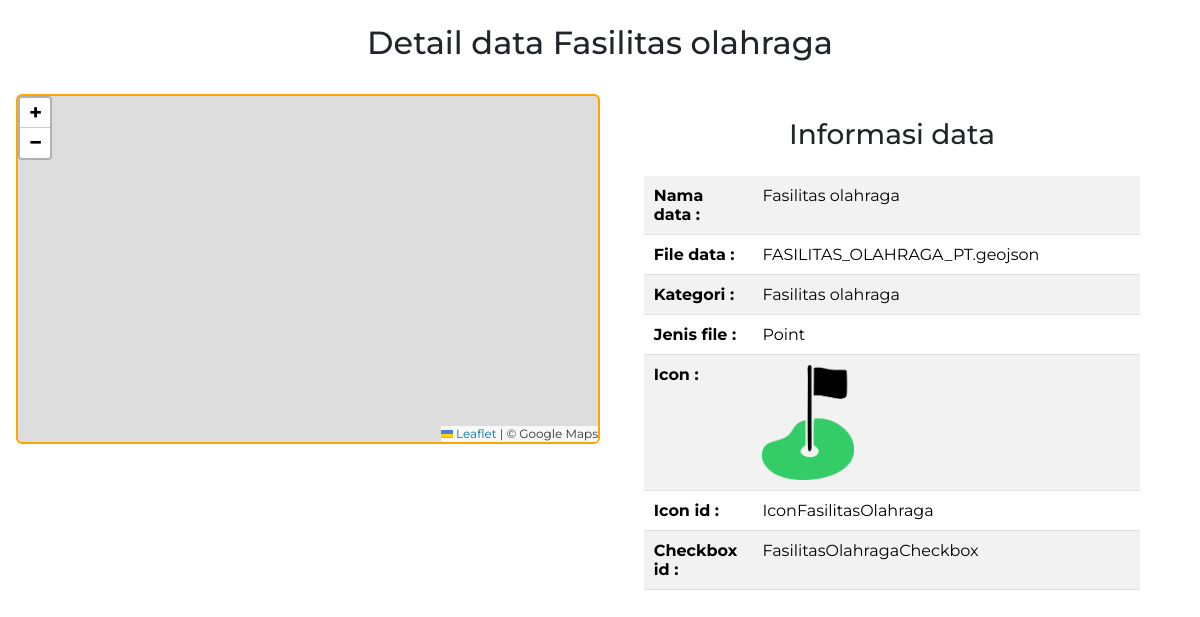
The page /backend/detail-sarana?id=49 (signed in) on the database its author committed.
### tables this page shows
CREATE TABLE `sarana` (
  `id` int NOT NULL,
  `nama_sarana` varchar(255) DEFAULT NULL,
  `file_json` varchar(255) DEFAULT NULL,
  `icon` varchar(255) DEFAULT NULL,
  `icon_id` varchar(255) DEFAULT NULL,
  `checkbox_id` varchar(255) DEFAULT NULL,
  `kategori_id` int DEFAULT NULL,
  `id_jenis_sarana` int NOT NULL,
  `hide` int DEFAULT '1'
);

CREATE TABLE `kategori_data` (
  `id_kategori` int NOT NULL,
  `nama_kategori` varchar(255) DEFAULT NULL
);

CREATE TABLE `jenis_sarana` (
  `id_jenis` int NOT NULL,
  `nama_jenis` varchar(255) DEFAULT NULL
);

### backend/detail-sarana.php (called while the page is built, shortened)
<?php
require 'functions/functions.php';
$id = $_GET["id"];
$getdata = query("SELECT * FROM sarana JOIN kategori_data ON sarana.kategori_id = kategori_data.id_kategori JOIN jenis_sarana ON sarana.id_jenis_sarana = jenis_sarana.id_jenis WHERE sarana.id = $id")[0];
require 'views/detail-sarana.view.php';

### backend/functions/functions.php (called while the page is built, shortened)
<?php
include_once 'sweetalert.php';
if (!function_exists('koneksi')) {
    function koneksi()
    {
        $conn = mysqli_connect("localhost", "root", "", "webgis_cilegon");
        return $conn;
    }
}
if (!function_exists('query')) {
    function query($sql, $params = [])
    {
        $conn = koneksi();
        $stmt = mysqli_prepare($conn, $sql);
        $result = mysqli_stmt_execute($stmt);
        $rows = [];
        $result_set = mysqli_stmt_get_result($stmt);
        while ($row = mysqli_fetch_assoc($result_set)) {
            $rows[] = $row;
        }
        return $rows;
    }
}

### backend/views/detail-sarana.view.php (the view, shortened to what this page needs)
<?php include 'views/partials/starter-head.php' ?>
<h2 class="text-center mt-4 mb-3">Detail data <?= $getdata['nama_sarana']; ?></h2>
<div class="container-fluid p-3">
    <div class="row">
        <div class="col-lg-6 col-md-12 mb-4">
            <div id="map" class="rounded-2 m-auto"></div>
        </div>
        <div class="col-lg-6 col-md-12 mt-4">
            <div class="informasi m-auto">
                <h3 class="text-center">Informasi data</h3>
                <div class="data mt-4">
                    <table class="table table-striped">
                        <tbody>
                            <tr class="kolom">
                                <th>Nama data :</th>
                                <td><?= $getdata['nama_sarana']; ?></td>
                            </tr>
                            <tr class="kolom">
                                <th>File data :</th>
                                <td><?= $getdata['file_json']; ?></td>
                            </tr>
                            <tr class="kolom">
                                <th>Kategori :</th>
                                <td><?= $getdata['nama_kategori']; ?></td>
                            </tr>
                            <tr class="kolom">
                                <th>Jenis file :</th>
                                <td><?= $getdata['nama_jenis']; ?></td>
                            </tr>
                            <?php if ($getdata['nama_jenis'] === 'Point') : ?>
                                <tr class="kolom">
                                    <th>Icon :</th>
                                    <td>
                                        <img class="w-25 align-content-center" src="../assets/icon/sarana/<?= $getdata['icon']; ?>" alt="">
                                    </td>
                                </tr>
                                <tr class="kolom">
                                    <th>Icon id :</th>
                                    <td><?= $getdata['icon_id']; ?></td>
                                </tr>
                            <?php endif; ?>
                            <tr class="kolom">
                                <th>Checkbox id :</th>
                                <td><?= $getdata['checkbox_id']; ?></td>
                            </tr>
                        </tbody>
                    </table>
                </div>
            </div>
        </div>
    </div>
</div>
<?php include 'views/partials/starter-foot.php' ?>

### backend/css/default.css (style rules this page uses)
* { padding: 0 !important; margin: 0 !important; }

### backend/css/detail-sarana.css (style rules this page uses)
* { font-family: Montserrat; }
th { padding: 10px !important; }
td { padding: 10px !important; }
#map { height: 350px !important; border: 2px solid orange; }
.informasi { width: 85%; }

### rows shown on the page
sarana: nama_sarana "Fasilitas olahraga", file_json "FASILITAS_OLAHRAGA_PT.geojson", kategori.nama_kategori "Fasilitas olahraga", id_jenis_sarana.nama_jenis "Point", icon (picture), icon "IconFasilitasOlahraga", checkbox "FasilitasOlahragaCheckbox"
